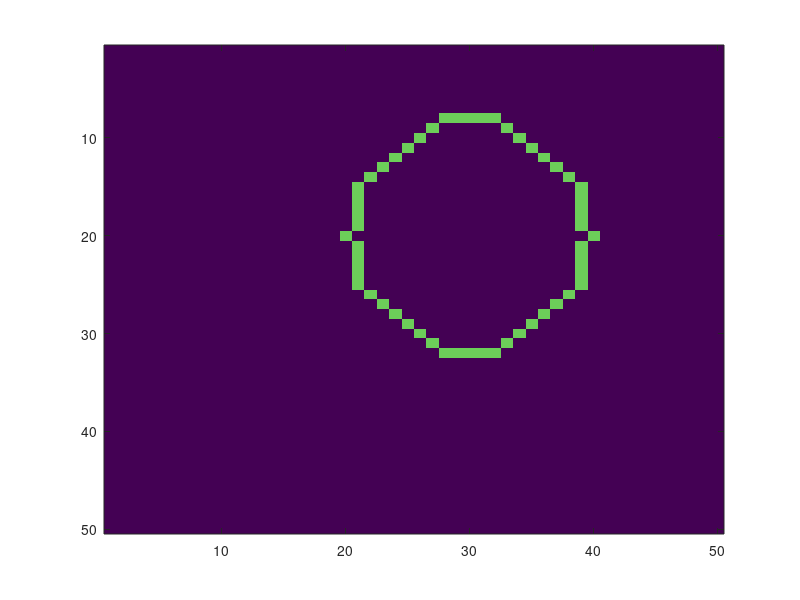

The MATLAB script that drew this image:
function [] = hw2()
    I = zeros(50,50);
    value = 50;
    ox = 20; oy = 30;
    a = 5; b = 10; h = 1;
    A = a*a; B = b*b;

    d = h*(h*B - A*(b - h/4));
    y = b;
    x = 0;

    while y >= (A/B)*x 
       I = fourSymetric(I, ox, oy, x, y, value);
       disp(1);
       disp(d);
       if (d < 0) %D
            d = d - B*h*(2*x - 3*h) + 2*A*h*(y+h);
            x = x + h;
            y = y - h;
       else %H
            d = d - B*h*(2*x - 3*h);
            x = x + h;
       end
    end
    
    while y >= 0
       disp(2);
       disp(d);
       I = fourSymetric(I, ox, oy, x, y, value);
       if (d < 0) %V
            d = d - A*h*(2*y - 3*h);
            y = y - h;
       else %D
            d = d - 2*B*h*(x - h) + A*h*(2*y + 3*h);
            x = x + h;
            y = y - h;
       end
    end

    image(I)
end

function newImage = fourSymetric(I, ox, oy, x, y, value)
    newImage = I;
    %I
    newImage(ox+x, oy+y) = value;
    %II
    newImage(ox-x, oy+y) = value;
    %III
    newImage(ox-x, oy-y) = value;
    %IV
    newImage(ox+x, oy-y) = value;
end